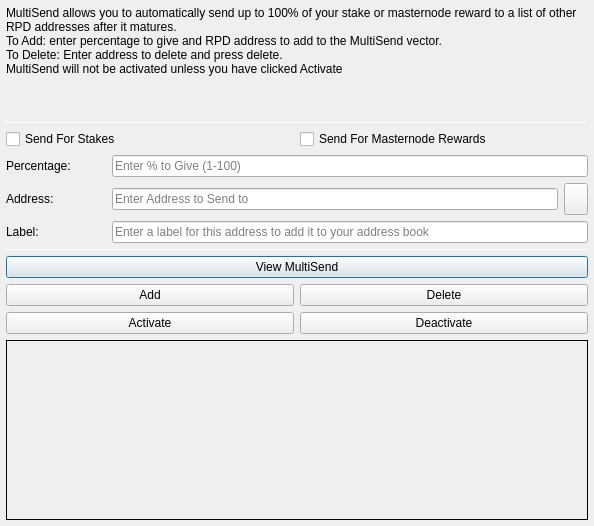
<?xml version="1.0" encoding="UTF-8"?>
<ui version="4.0">
 <class>MultiSendDialog</class>
 <widget class="QDialog" name="MultiSendDialog">
  <property name="windowModality">
   <enum>Qt::NonModal</enum>
  </property>
  <property name="geometry">
   <rect>
    <x>0</x>
    <y>0</y>
    <width>594</width>
    <height>526</height>
   </rect>
  </property>
  <property name="windowTitle">
   <string>MultiSend</string>
  </property>
  <layout class="QVBoxLayout" name="verticalLayout" stretch="0">
   <property name="leftMargin">
    <number>6</number>
   </property>
   <property name="topMargin">
    <number>6</number>
   </property>
   <property name="rightMargin">
    <number>6</number>
   </property>
   <property name="bottomMargin">
    <number>6</number>
   </property>
   <item>
    <layout class="QVBoxLayout" name="verticalLayout_Main" stretch="1,1,1,0,1,1,1">
     <item>
      <widget class="QLabel" name="label_2">
       <property name="lineWidth">
        <number>1</number>
       </property>
       <property name="text">
        <string>MultiSend allows you to automatically send up to 100% of your stake or masternode reward to a list of other RPD addresses after it matures.
To Add: enter percentage to give and RPD address to add to the MultiSend vector.
To Delete: Enter address to delete and press delete.
MultiSend will not be activated unless you have clicked Activate</string>
       </property>
       <property name="alignment">
        <set>Qt::AlignLeading|Qt::AlignLeft|Qt::AlignTop</set>
       </property>
       <property name="wordWrap">
        <bool>true</bool>
       </property>
      </widget>
     </item>
     <item>
      <widget class="Line" name="line">
       <property name="minimumSize">
        <size>
         <width>0</width>
         <height>1</height>
        </size>
       </property>
       <property name="maximumSize">
        <size>
         <width>16777215</width>
         <height>1</height>
        </size>
       </property>
       <property name="orientation">
        <enum>Qt::Horizontal</enum>
       </property>
      </widget>
     </item>
     <item>
      <layout class="QVBoxLayout" name="verticalLayout_Settings">
       <item>
        <layout class="QHBoxLayout" name="horizontalLayout">
         <item>
          <widget class="QCheckBox" name="multiSendStakeCheckBox">
           <property name="text">
            <string>Send For Stakes</string>
           </property>
          </widget>
         </item>
         <item>
          <widget class="QCheckBox" name="multiSendMasternodeCheckBox">
           <property name="text">
            <string>Send For Masternode Rewards</string>
           </property>
          </widget>
         </item>
        </layout>
       </item>
       <item>
        <layout class="QHBoxLayout" name="horizontalLayout_6">
         <item>
          <widget class="QLabel" name="label">
           <property name="minimumSize">
            <size>
             <width>100</width>
             <height>0</height>
            </size>
           </property>
           <property name="toolTip">
            <string>Percentage of stake to send</string>
           </property>
           <property name="text">
            <string>Percentage:</string>
           </property>
          </widget>
         </item>
         <item>
          <widget class="QLineEdit" name="multiSendPercentEdit">
           <property name="toolTip">
            <string>Enter whole numbers 1 - 100</string>
           </property>
           <property name="placeholderText">
            <string>Enter % to Give (1-100)</string>
           </property>
          </widget>
         </item>
        </layout>
       </item>
       <item>
        <layout class="QHBoxLayout" name="horizontalLayout_7">
         <item>
          <widget class="QLabel" name="label_5">
           <property name="minimumSize">
            <size>
             <width>100</width>
             <height>0</height>
            </size>
           </property>
           <property name="toolTip">
            <string>Address to send portion of stake to</string>
           </property>
           <property name="text">
            <string>Address:</string>
           </property>
          </widget>
         </item>
         <item>
          <widget class="QLineEdit" name="multiSendAddressEdit">
           <property name="toolTip">
            <string/>
           </property>
           <property name="placeholderText">
            <string>Enter Address to Send to</string>
           </property>
          </widget>
         </item>
         <item>
          <widget class="QToolButton" name="addressBookButton">
           <property name="maximumSize">
            <size>
             <width>16777215</width>
             <height>32</height>
            </size>
           </property>
           <property name="toolTip">
            <string>Choose an address from the address book</string>
           </property>
           <property name="text">
            <string/>
           </property>
           <property name="icon">
            <iconset resource="../rapids.qrc">
             <normaloff>:/icons/address-book</normaloff>:/icons/address-book</iconset>
           </property>
           <property name="shortcut">
            <string>Alt+A</string>
           </property>
          </widget>
         </item>
        </layout>
       </item>
      </layout>
     </item>
     <item>
      <layout class="QHBoxLayout" name="horizontalLayout_3">
       <item>
        <widget class="QLabel" name="label_3">
         <property name="minimumSize">
          <size>
           <width>100</width>
           <height>0</height>
          </size>
         </property>
         <property name="text">
          <string>Label:</string>
         </property>
        </widget>
       </item>
       <item>
        <widget class="QLineEdit" name="labelAddressLabelEdit">
         <property name="placeholderText">
          <string>Enter a label for this address to add it to your address book</string>
         </property>
        </widget>
       </item>
      </layout>
     </item>
     <item>
      <widget class="Line" name="line_2">
       <property name="minimumSize">
        <size>
         <width>0</width>
         <height>1</height>
        </size>
       </property>
       <property name="maximumSize">
        <size>
         <width>16777215</width>
         <height>1</height>
        </size>
       </property>
       <property name="orientation">
        <enum>Qt::Horizontal</enum>
       </property>
      </widget>
     </item>
     <item>
      <layout class="QVBoxLayout" name="verticalLayout_Buttons">
       <item>
        <layout class="QHBoxLayout" name="horizontalLayout_4">
         <item>
          <widget class="QPushButton" name="viewButton">
           <property name="toolTip">
            <string/>
           </property>
           <property name="statusTip">
            <string>View MultiSend Vector</string>
           </property>
           <property name="text">
            <string>View MultiSend</string>
           </property>
          </widget>
         </item>
        </layout>
       </item>
       <item>
        <layout class="QHBoxLayout" name="horizontalLayout_2">
         <item>
          <widget class="QPushButton" name="addButton">
           <property name="toolTip">
            <string/>
           </property>
           <property name="statusTip">
            <string>Add to MultiSend Vector</string>
           </property>
           <property name="text">
            <string>Add</string>
           </property>
          </widget>
         </item>
         <item>
          <widget class="QPushButton" name="deleteButton">
           <property name="toolTip">
            <string/>
           </property>
           <property name="statusTip">
            <string>Delete Address From MultiSend Vector</string>
           </property>
           <property name="text">
            <string>Delete</string>
           </property>
          </widget>
         </item>
        </layout>
       </item>
       <item>
        <layout class="QHBoxLayout" name="horizontalLayout_5">
         <item>
          <widget class="QPushButton" name="activateButton">
           <property name="statusTip">
            <string>Activate MultiSend</string>
           </property>
           <property name="text">
            <string>Activate</string>
           </property>
          </widget>
         </item>
         <item>
          <widget class="QPushButton" name="disableButton">
           <property name="statusTip">
            <string>Deactivate MultiSend</string>
           </property>
           <property name="text">
            <string>Deactivate</string>
           </property>
          </widget>
         </item>
        </layout>
       </item>
      </layout>
     </item>
     <item>
      <widget class="QLabel" name="message">
       <property name="minimumSize">
        <size>
         <width>0</width>
         <height>180</height>
        </size>
       </property>
       <property name="frameShape">
        <enum>QFrame::Panel</enum>
       </property>
       <property name="frameShadow">
        <enum>QFrame::Plain</enum>
       </property>
       <property name="lineWidth">
        <number>1</number>
       </property>
       <property name="midLineWidth">
        <number>1</number>
       </property>
       <property name="text">
        <string/>
       </property>
       <property name="alignment">
        <set>Qt::AlignLeading|Qt::AlignLeft|Qt::AlignTop</set>
       </property>
       <property name="wordWrap">
        <bool>true</bool>
       </property>
      </widget>
     </item>
    </layout>
   </item>
  </layout>
 </widget>
 <resources>
  <include location="../rapids.qrc"/>
 </resources>
 <connections/>
</ui>
